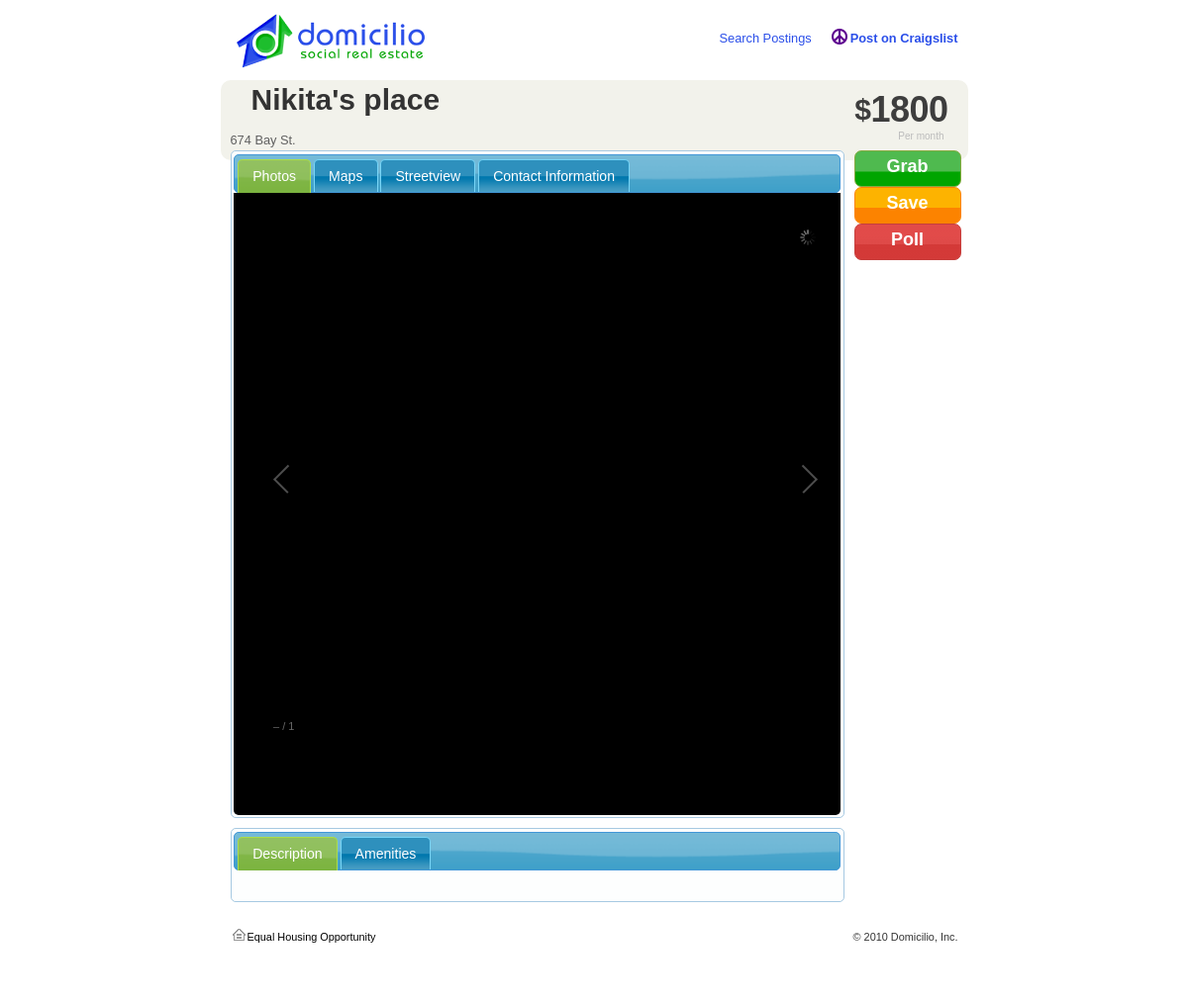
Screenshot of /view_posting.php?id=2 with the database file from the repository.
### tables this page shows
CREATE TABLE postings (
id BIGINT not null AUTO_INCREMENT,
owner_id BIGINT not null,
title varchar(1000),
cost varchar(64),
bedrooms INT,
address varchar(1000),
city varchar(64),
state varchar(32),
info varchar(20000),
location point,
PRIMARY KEY (id)
);

### lib/core.php (called while the page is built, shortened)
<?php
function id($a) {
  return $a;
}
function idx($array, $key, $default = null) {
  return $array[$key];
}
function edx($array, $key, $default = null) {
  return $array[$key];
}
?>

### lib/db.php (called while the page is built, shortened)
<?php
require_once('../lib/core.php');
function db_escape( $s )
{
  return mysql_real_escape_string( $s );
}
function db_fetch( $res )
{
  return mysql_fetch_row( $res );
}
function db_query( $query )
{
  $result = mysql_query($query);
  return $result;
}
?>

### lib/Posting.php (called while the page is built, shortened)
<?php
require_once("../lib/core.php");
require_once("../lib/db.php");
class Posting {
  protected
    $id,
    $title,
    $address,
    $state,
    $city,
    $info,
    $cost,
    $ownerId,
    $location = array('lat' => 0, 'lng' => 0),
    $photos = array();
  public static function fromDB($id) {
    $res = db_query("select id, title, cost, address, city, state,"
      . " info, owner_id, X(location), Y(location) from postings where id='"
      . db_escape($id) . "';");
    if ($arr = db_fetch($res)) {
      $id = $arr[0];
      $posting = id(new Posting())
                   ->setId($id)
                   ->setTitle(edx($arr, 1, 'New posting'))
                   ->setCost(edx($arr, 2, 0))
                   ->setAddress(edx($arr, 3, ''))
                   ->setCity(edx($arr, 4, ''))
                   ->setState(edx($arr, 5))
                   ->setInfo(edx($arr, 6, 'No info'))
                   ->setOwnerId(edx($arr, 7, 0))
                   ->setLocation(edx($arr, 8, 0), edx($arr, 9, 0));
      $res = db_query("select photo_id, photo_url,"
          . " photo_url_thumbnail from posting_photos where posting_id = '"
          . db_escape($id) . "';");
      while($arr = db_fetch($res)) {
        $posting->addPhoto($arr[0], $arr[2], $arr[1]);
      }
      return $posting;
    } else {
      return false;
    }
  }
  public function setLocation($new_lat, $new_lng) {
    return $this;
  }
  public function addPhoto($photo_id, $photo_preview, $photo_src) {
    return $this;
  }
  public function setId($new_id) {
    return $this;
  }
  public function setTitle($new_title) {
    $this->title = $new_title;
    return $this;
  }
  public function getTitle() {
    return $this->title;
  }
  public function setInfo($new_info) {
    return $this;
  }
  public function setAddress($new_address) {
    $this->address = $new_address;
    return $this;
  }
  public function getAddress() {
    return $this->address;
  }
  public function setCost($new_cost) {
    $this->cost = $new_cost;
    return $this;
  }
  public function getCost() {
    return $this->cost;
  }
  public function setCity($new_city) {
    return $this;
  }
  public function setState($new_state) {
    return $this;
  }
  public function setOwnerId($new_owner_id) {
    return $this;
  }
}
?>

### www/view_posting.php (the view, shortened to what this page needs)
<?php
require_once('../lib/Posting.php');
$id = (int)idx($_GET, 'id', 0);
$posting = Posting::fromDB($id);
if ($posting) {
?>
<div id="view">
<h1><?php echo htmlspecialchars($posting->getTitle()); ?></h1>
<div class="price">
      <div class="price_data">
          <sup class="currency_if_required"></sup><sup>$</sup>
      <div class="currency_with_sup"><?php echo htmlspecialchars($posting->getCost()); ?></div>
       </div>
   <div class="price_modifier">                    Per month
    </div>
               </div>
<br /> <br />
<?php echo htmlspecialchars($posting->getAddress()); ?>
<div id="left">
<div id="tabs">
<ul>
	<li><a href="#tabs-2">Photos</a></li>
	<li><a href="#tabs-3">Maps</a></li>
	<li><a href="#tabs-4">Streetview</a></li>
	<li><a href="#tabs-1">Contact Information</a></li>
</ul>
<div id="tabs-2" style="min-height: 400px; min-width:500px; text-align: center;background-color: black;">
	<div class="images" style="height:600px; width: 590px;">
	</div>
</div>
</div>
<div id="tabs2" style="margin-top:10px;margin-bottom:10px;">
<ul>
	<li><a href="#tabs-5">Description</a></li>
	<li><a href="#amenities">Amenities</a></li>
</ul>
<div id="tabs-5">
</div>
        </div>
</div><div id="right">
<div class="v3_button" style="width:50px;height:25px;">Grab</div>
<div class="v3_button v3_orange" style="width:50px;height:25px;">Save</div>
<div class="v3_button v3_red" style="width:50px;height:25px;">Poll</div>
</div>
</div>
<?php
} else {
  echo "I don't get it.";
}
  require_once('../lib/footer.php');
?>

### www/css/main.css (style rules this page uses)
h1, h2, h3, h4, h5, h6 { font-weight: normal; margin: 0; }
a { color: #2B4FE9; }
h1 { color:#333333; float:left; font-size:30px; font-weight:bold; padding:0 0 0 21px; }
body { font-family: Arial, Helvetica, sans-serif; font-size: 100%; background: #fff url(../images/body-bkg.jpg) no-repeat center top; margin: 0 0 100px 0; color: #606060; }
#left { float: left; width: 620px; }
#right { float: right; width: 100px; margin-right: 5px; }
#left li { text-decoration: none; list-style-type: none; //max-height: 50px; }
#tabs li { text-decoration: none; list-style-type: none; }
#v3_search, #search_header, #search_body, .search_result, .price, .room_title, #search_filters, #results { overflow:hidden; }
.v3_button { color:#FFFFFF !important; height:42px; width:auto; font-size:18px; cursor:pointer; padding:5px 28px; background:transparent url('../images/v3_button_bgs_001.png') repeat-x 0 0; border:1px solid #85AA40; font-weight:bold; text-align:center; -moz-border-radius:7px;-webkit-border-radius: 7px; -webkit-box-shadow:0 0 6px transparent; font-family:Arial, Helvetica, Tahoma; }
.v3_orange { background-position:0 -126px !important; border-color:#fc8300 !important; }
.v3_red { background-position:0 -168px !important; border-color:#c63e3c !important; }
.price { float:right; margin-top:-4px; width:128px; }
.price_data { color:#3D3D3D; float:right; font-size:36px; font-weight:bold; height:44px; letter-spacing:-0.5px; line-height:44px; padding:2px 10px 0 0; }
.currency_with_sup { float:right; }
.price_modifier { color:#BBBBBB; float:right; font-size:10px; margin-top:-5px; padding-right:14px; text-align:right; width:103px; }
#view { background-color:#F2F2EB; -webkit-border-radius:10px; -moz-border-radius: 10px;padding:10px; }

### rows the page displays
postings: title "Nikita's place", cost "1800", address "674 Bay St."
